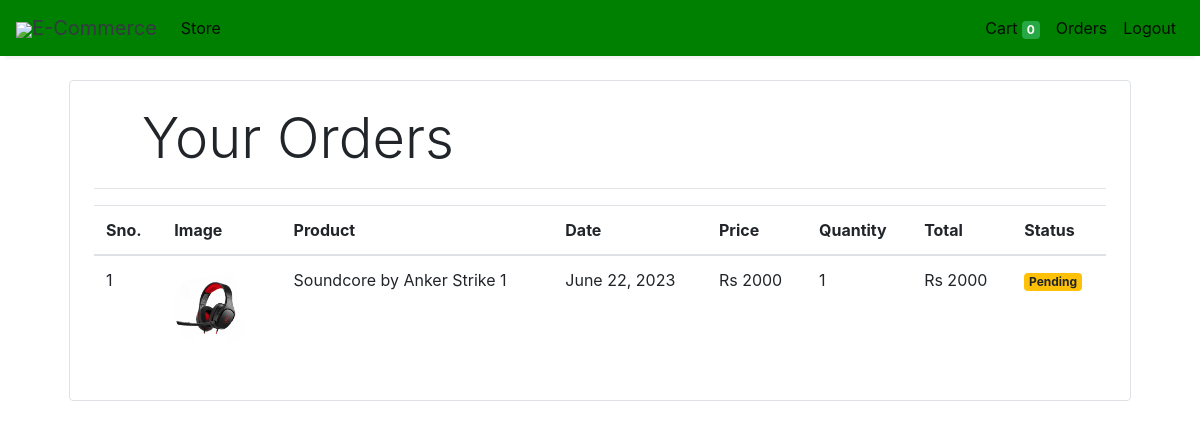
Screenshot of /orders (signed in) with the database file from the repository.
### webstore/models/orders.py (models this page shows, shortened)
class Order(models.Model):
    product = models.ForeignKey(Products,
                                on_delete=models.CASCADE)
    customer = models.ForeignKey(Customer,
                                 on_delete=models.CASCADE)
    quantity = models.IntegerField(default=1)
    price = models.IntegerField()
    address = models.CharField (max_length=50, default='', blank=True)
    phone = models.CharField (max_length=50, default='', blank=True)
    date = models.DateField (default=datetime.datetime.today)
    status = models.BooleanField (default=False)
    @staticmethod
    def get_orders_by_customer(customer_id):
        return Order.objects.filter(customer=customer_id).order_by('-date')

### webstore/models/product.py (models this page shows, shortened)
class Products(models.Model):
    name = models.CharField(max_length=60)
    price = models.IntegerField(default=0)
    category = models.ForeignKey(Category, on_delete=models.CASCADE, default=1)
    description = models.CharField(max_length=500, default='', blank=True, null=True)
    image = models.ImageField(upload_to='images/')

### webstore/middlewares/auth.py (the view)
    def middleware(request):
        print(request.session.get('customer'))
        returnUrl = request.META['PATH_INFO']
        print(request.META['PATH_INFO'])
        if not request.session.get('customer'):
           return redirect(f'login?return_url={returnUrl}')
        response = get_response(request)
        return response

### webstore/context_processors.py (called while the page is built, shortened)
def customer_info(request):
    customer = None
    if request.session.get('customer'):
        customer_id = request.session.get('customer')
        customer = Customer.objects.get(id=customer_id)
    return {'customer': customer}

def categories(request):
    categories = Category.get_all_categories()
    return {'categories': categories}

def cart_items(request):
    cart = request.session.get('cart', {})
    cart_items = []
    total_price = 0
    context = {
        'cart_items': cart_items,
        'total_price': total_price,
    }
    if not cart_items:
        context['cart_empty'] = True
    return context

### webstore/models/category.py (called while the page is built)
    @staticmethod
    def get_all_categories():
        return Category.objects.all()

### webstore/templatetags/custom_filter.py (called while the page is built)
@register.filter(name='currency')
def currency(number):
    return "Rs "+str(number)

@register.filter(name='multiply')
def multiply(number , number1):
    return number * number1

### webstore/views/orders.py (called while the page is built)
    def get(self, request):
        customer = request.session.get('customer')
        orders = Order.get_orders_by_customer(customer)
        return render(request, 'orders.html', {'orders': orders})

### store/templates/orders.html
{% extends 'base.html' %}
{% block content %}
{% load cart %}
{% load custom_filter %}
<div class="container">
   <div class="border rounded p-4 m-4">
        <p class="display-4 pl-4 ml-4">Your Orders</p>
        <hr>
        <table class="table">
            <thead>
                <tr>
                    <th>Sno.</th>
                    <th>Image</th>
                    <th>Product</th>
                    <th>Date</th>
                    <th>Price</th>
                    <th>Quantity</th>
                    <th>Total</th>
                    <th>Status</th>
                </tr>
            </thead>
            <tbody>
                {% for order in orders %}
                <tr>
                    <td>{{forloop.counter}}</td>
                    <td><img style="height: 80px;" class="rounded-circle" src="{{order.product.image.url}}" alt=""></td>
                    <td>{{order.product.name}}</td>
                    <td>{{order.date}}</td>
                    <td>{{order.price|currency}}</td>
                    <td>{{order.quantity}}</td>
                    <td>{{order.quantity|multiply:order.price|currency}}</td>
                    {% if order.status %}
                    <td><small class="badge badge-success">Completed</small></td>
                    {%else%}
                    <td><small class="badge badge-warning">Pending</small></td>
                    {% endif %}
                </tr>
                {% endfor %}
            </tbody>
        </table>
   </div>
</div>
{% endblock %}

### rows the page displays
Order: product.image (picture), product.name "Soundcore by Anker Strike 1", date "June 22, 2023", price "Rs 2000", quantity "1", quantity|multiply "Rs 2000", status "Pending"

### other values shown
{{ request.session.cart.keys|length }} "0"
